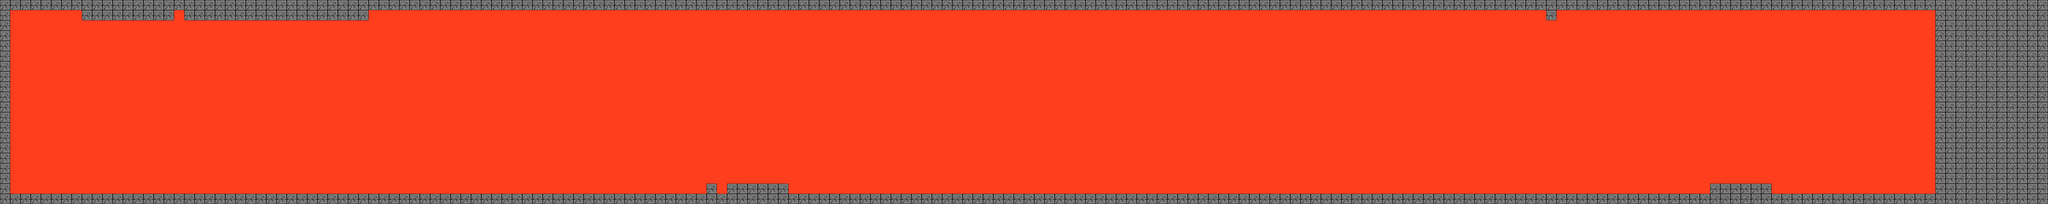

Rendered tile map (Tiled .tmx) drawn with the repository's tilesets; below, a short description and the map source with its tile grids summarised:
An orthogonal 200x20 tile map with 32x32 px tiles, 1 tile layer (Camada de Tiles 1) and 17 objects (Player, Enemy).

<map version="1.8" tiledversion="1.8.4" orientation="orthogonal" renderorder="right-down" width="200" height="20" tilewidth="32" tileheight="32" infinite="0" nextlayerid="5" nextobjectid="21">
 <tileset firstgid="1" source="tileset.tsx" />
 <layer id="1" name="Camada de Tiles 1" width="200" height="20">
  <data>[4000 cells, 4000 non-empty, 2 distinct tile ids]</data>
 </layer>
 <objectgroup id="2" name="Platforms">
  <object id="3" x="1" y="607" width="6400" height="32" />
  <object id="5" x="6048" y="0" width="352" height="610" />
  <object id="7" x="0" y="1" width="6400" height="30" />
  <object id="8" x="-2" y="29" width="33" height="576" />
  <object id="9" x="256" y="31.5" width="128.5" height="32" />
  <object id="10" x="384.5" y="31.75" width="158.75" height="31.5" />
  <object id="11" x="576.5" y="31.5" width="191.5" height="32" />
  <object id="12" x="768" y="31.5" width="319.5" height="31.5" />
  <object id="13" x="1079" y="31.5" width="72.5" height="32" />
  <object id="14" x="2208.25" y="576.25" width="31.25" height="31.75" />
  <object id="15" x="2272.5" y="576.5" width="63.5" height="31.5" />
  <object id="16" x="2335.25" y="576.5" width="127.75" height="31.5" />
  <object id="17" x="5344.67" y="576.667" width="191.333" height="30.6667" />
  <object id="19" x="4832.67" y="32" width="30.3333" height="31" />
 </objectgroup>
 <objectgroup id="3" name="Info">
  <object id="20" x="672" y="576.25" width="31.5" height="31" />
 </objectgroup>
 <objectgroup id="4" name="SpawnPoints">
  <object id="1" type="Player" x="64" y="544" width="32" height="32" />
  <object id="2" type="Enemy" x="864" y="513" width="32" height="32" />
 </objectgroup>
</map>
